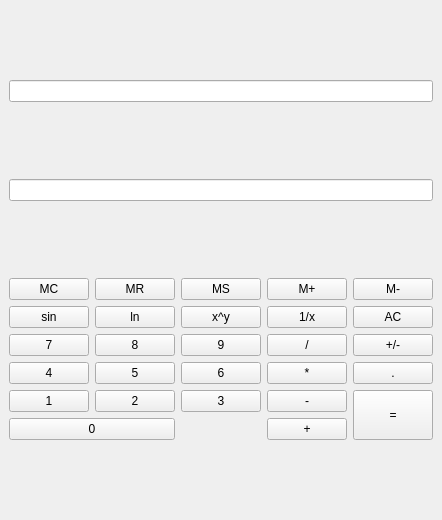
<?xml version="1.0" encoding="UTF-8"?>
<ui version="4.0">
 <class>MainWindow</class>
 <widget class="QMainWindow" name="MainWindow">
  <property name="geometry">
   <rect>
    <x>0</x>
    <y>0</y>
    <width>340</width>
    <height>520</height>
   </rect>
  </property>
  <property name="windowTitle">
   <string>Калькулятор (Группа 2)</string>
  </property>
  <widget class="QWidget" name="centralwidget">
   <layout class="QVBoxLayout" name="verticalLayout">
    <item>
     <widget class="QLineEdit" name="lineEdit_2"/>
    </item>
    <item>
     <widget class="QLineEdit" name="lineEdit"/>
    </item>
    <item>
     <layout class="QGridLayout" name="gridLayout">
      <item row="0" column="2">
       <widget class="QPushButton" name="pushButton_ms">
        <property name="text">
         <string>MS</string>
        </property>
       </widget>
      </item>
      <item row="2" column="0">
       <widget class="QPushButton" name="pushButton_7">
        <property name="text">
         <string>7</string>
        </property>
       </widget>
      </item>
      <item row="4" column="2">
       <widget class="QPushButton" name="pushButton_3">
        <property name="text">
         <string>3</string>
        </property>
       </widget>
      </item>
      <item row="2" column="3">
       <widget class="QPushButton" name="pushButton_div">
        <property name="text">
         <string>/</string>
        </property>
       </widget>
      </item>
      <item row="4" column="0">
       <widget class="QPushButton" name="pushButton_1">
        <property name="text">
         <string>1</string>
        </property>
       </widget>
      </item>
      <item row="0" column="4">
       <widget class="QPushButton" name="pushButton_mminus">
        <property name="text">
         <string>M-</string>
        </property>
       </widget>
      </item>
      <item row="3" column="0">
       <widget class="QPushButton" name="pushButton_4">
        <property name="text">
         <string>4</string>
        </property>
       </widget>
      </item>
      <item row="4" column="4" rowspan="2">
       <widget class="QPushButton" name="pushButton_eq">
        <property name="sizePolicy">
         <sizepolicy hsizetype="Preferred" vsizetype="Expanding">
          <horstretch>0</horstretch>
          <verstretch>0</verstretch>
         </sizepolicy>
        </property>
        <property name="text">
         <string>=</string>
        </property>
       </widget>
      </item>
      <item row="2" column="2">
       <widget class="QPushButton" name="pushButton_9">
        <property name="text">
         <string>9</string>
        </property>
       </widget>
      </item>
      <item row="2" column="4">
       <widget class="QPushButton" name="pushButton_sign">
        <property name="text">
         <string>+/-</string>
        </property>
       </widget>
      </item>
      <item row="3" column="2">
       <widget class="QPushButton" name="pushButton_6">
        <property name="text">
         <string>6</string>
        </property>
       </widget>
      </item>
      <item row="1" column="0">
       <widget class="QPushButton" name="pushButton_sin">
        <property name="text">
         <string>sin</string>
        </property>
       </widget>
      </item>
      <item row="3" column="3">
       <widget class="QPushButton" name="pushButton_mult">
        <property name="text">
         <string>*</string>
        </property>
       </widget>
      </item>
      <item row="2" column="1">
       <widget class="QPushButton" name="pushButton_8">
        <property name="text">
         <string>8</string>
        </property>
       </widget>
      </item>
      <item row="1" column="3">
       <widget class="QPushButton" name="pushButton_inv">
        <property name="text">
         <string>1/x</string>
        </property>
       </widget>
      </item>
      <item row="5" column="0" colspan="2">
       <widget class="QPushButton" name="pushButton_0">
        <property name="text">
         <string>0</string>
        </property>
       </widget>
      </item>
      <item row="3" column="1">
       <widget class="QPushButton" name="pushButton_5">
        <property name="text">
         <string>5</string>
        </property>
       </widget>
      </item>
      <item row="0" column="0">
       <widget class="QPushButton" name="pushButton_mc">
        <property name="text">
         <string>MC</string>
        </property>
       </widget>
      </item>
      <item row="1" column="4">
       <widget class="QPushButton" name="pushButton_ac">
        <property name="text">
         <string>AC</string>
        </property>
       </widget>
      </item>
      <item row="4" column="3">
       <widget class="QPushButton" name="pushButton_minus">
        <property name="text">
         <string>-</string>
        </property>
       </widget>
      </item>
      <item row="0" column="1">
       <widget class="QPushButton" name="pushButton_mr">
        <property name="text">
         <string>MR</string>
        </property>
       </widget>
      </item>
      <item row="4" column="1">
       <widget class="QPushButton" name="pushButton_2">
        <property name="text">
         <string>2</string>
        </property>
       </widget>
      </item>
      <item row="1" column="1">
       <widget class="QPushButton" name="pushButton_ln">
        <property name="text">
         <string>ln</string>
        </property>
       </widget>
      </item>
      <item row="5" column="3">
       <widget class="QPushButton" name="pushButton_plus">
        <property name="text">
         <string>+</string>
        </property>
       </widget>
      </item>
      <item row="1" column="2">
       <widget class="QPushButton" name="pushButton_pow">
        <property name="text">
         <string>x^y</string>
        </property>
       </widget>
      </item>
      <item row="0" column="3">
       <widget class="QPushButton" name="pushButton_mplus">
        <property name="text">
         <string>M+</string>
        </property>
       </widget>
      </item>
      <item row="3" column="4">
       <widget class="QPushButton" name="pushButton_dot">
        <property name="text">
         <string>.</string>
        </property>
       </widget>
      </item>
      <item row="5" column="2">
       <spacer name="horizontalSpacer">
        <property name="orientation">
         <enum>Qt::Orientation::Horizontal</enum>
        </property>
        <property name="sizeHint" stdset="0">
         <size>
          <width>0</width>
          <height>0</height>
         </size>
        </property>
       </spacer>
      </item>
     </layout>
    </item>
   </layout>
  </widget>
 </widget>
 <resources/>
 <connections/>
</ui>
